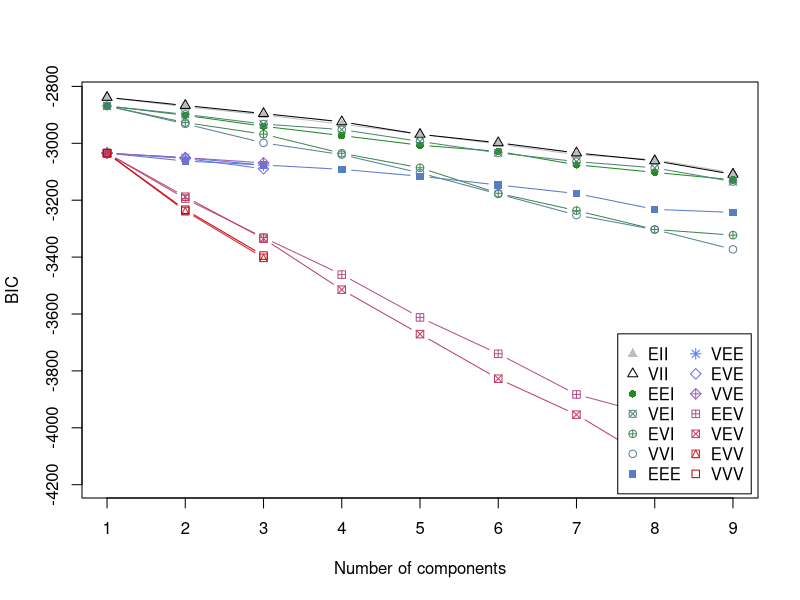

This chart was generated by the following R code:
#assign clusters of size  1 to outliers #
#cl=c(1,2,3,3,4,4,4,5,5,5)
#outliers=rep(c(T,F), 10)
helper_assign_small_clusters_to_outliers<-function(cl, outliers, nmin=3){
  N<-length(outliers)
  tcl<-table(cl)
  newOutliers <- unlist(lapply(cl, function(x) ifelse(tcl[x]<nmin, T, F)))
  #add new outlers
  outliers[!outliers] <- newOutliers
  cl<-cl[!newOutliers]
  cl=as.integer(factor(cl,labels=1:length(unique(cl))))
  return(list('cl'=cl, 'outliers'=outliers))
}
library(mclust)
data=matrix(rnorm(1000), ncol=10)
 Mclust(as.matrix(data), G=1:5, modelNames = 'VVV')
 
 BIC <- mclustBIC(data)
 plot(BIC) 
summary(BIC) 
